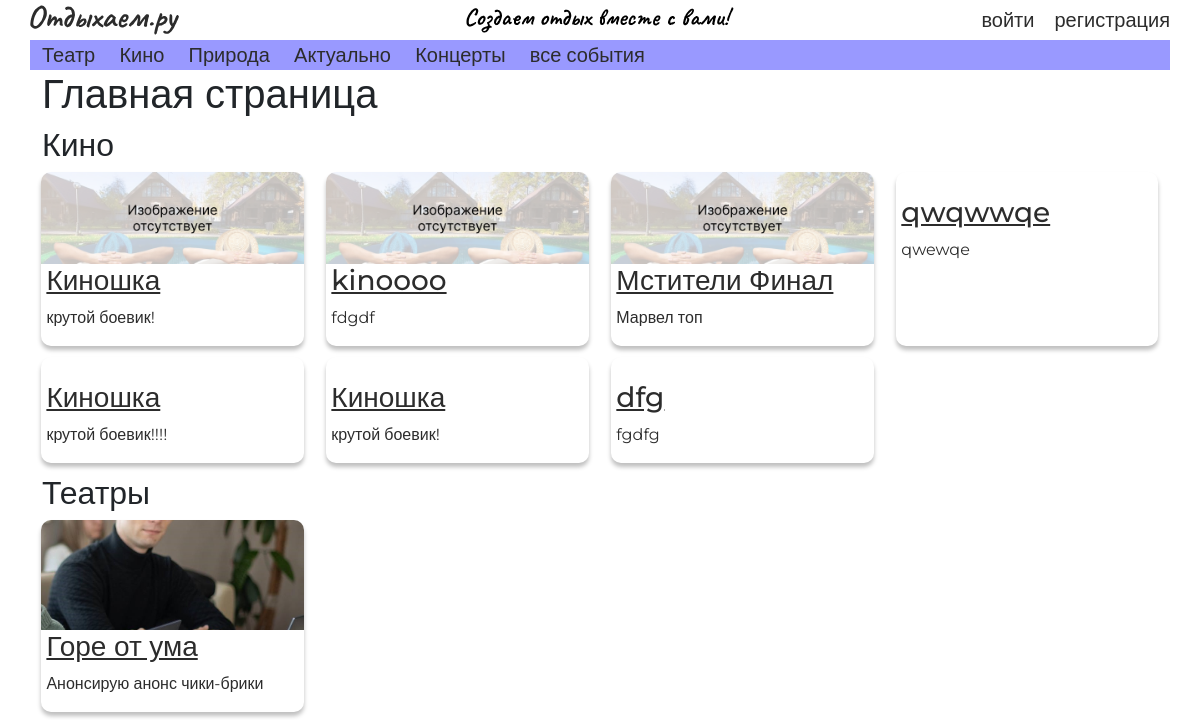
Before: / with the older database file.
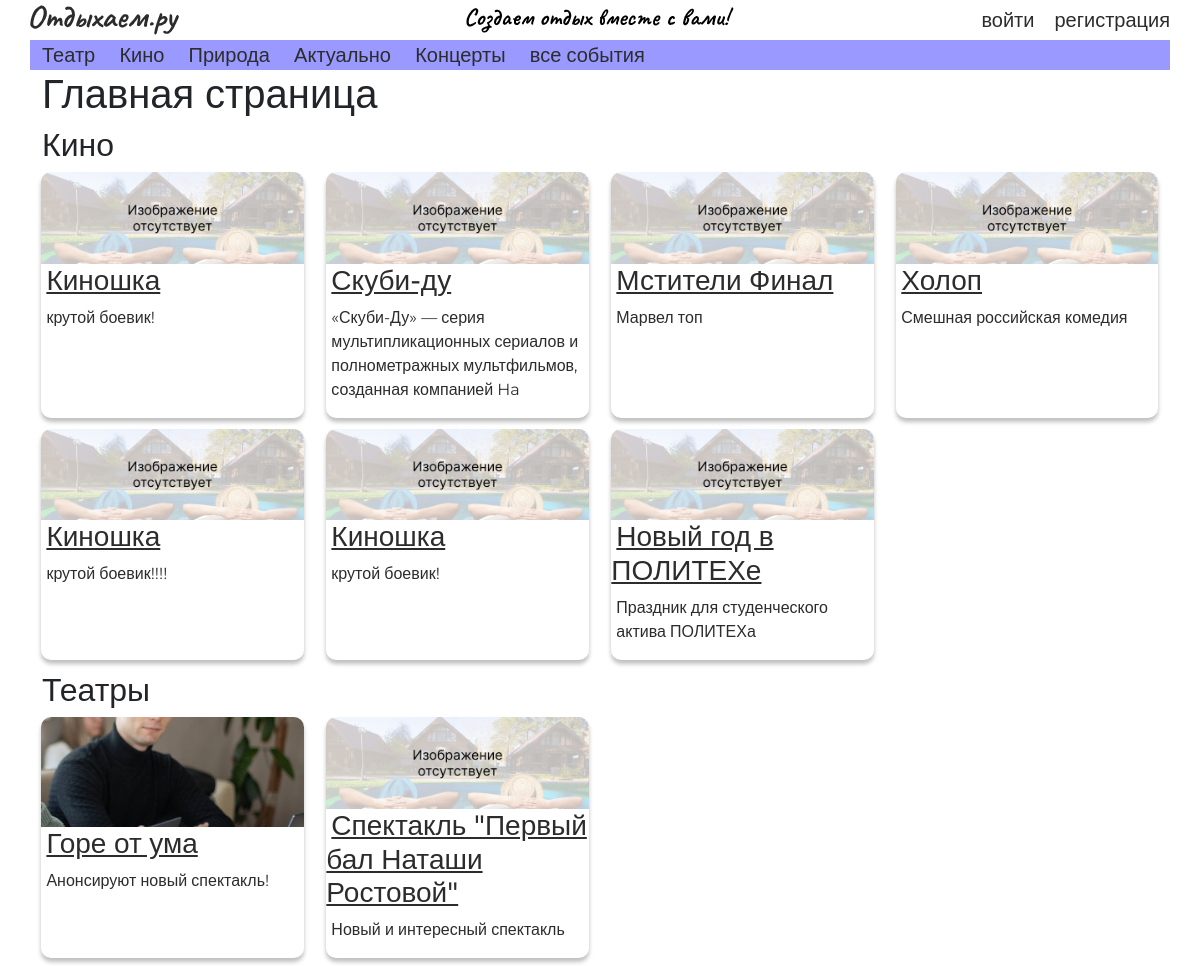
After: the same page with the newer database file.
### events/models.py (models this page shows, shortened)
class Event(models.Model):
    title = models.CharField('Title', max_length=50, default='')
    anons = models.CharField('Anons', max_length=100, default='')
    description = models.CharField('Description', max_length=100, default='', blank=True, null=True)
    date = models.DateTimeField('Date', default=django.utils.timezone.now())
    creator_id = models.ForeignKey('auth.User', models.SET(1))
    category = models.ForeignKey('events.Category', models.SET(1))
    source = models.CharField("Source", max_length=200, default='')
    typeOfEvent = models.ForeignKey('events.TypeOfEvent', models.SET(1))
    image = models.ImageField(upload_to="images", default=None, null=True)

### main/views.py (the view)
# urls.py: path('', views.main_page, name="home"),
def main_page(request):
    cinemas = Event.objects.filter(category_id=2) & Event.objects.filter(typeOfEvent__name='public')[0:5]
    actual = Event.objects.filter(category_id=4) & Event.objects.filter(typeOfEvent__name='public')[0:5]
    theaters = Event.objects.filter(category_id=3) & Event.objects.filter(typeOfEvent__name='public')[0:5]
    return render(request, 'main/main.html', {"cinemas": cinemas, "actual": actual, "theaters": theaters})
    pass

### main/templates/main/main.html (shortened to what this page needs)
{% extends 'index.html' %}
{% load static %}
{% block body %}
    <h1>Главная страница</h1>
    {% if cinemas %}
        <div class="row main-cat">
            <h2 class="main-cat__title">Кино</h2>
            {% for cinema in cinemas %}
                <div class="event-item">
                    {% if cinema.image %}
                        <img class="event-item__img" src="/media/{{ cinema.image }}" alt="">
                    {% else %}
                        <img class="event-item__img" src={% static 'картинка.png' %} alt="">
                    {% endif %}
                    <h3 class="event-item__title"><a href="{% url 'event_detail' cinema.id %}">{{ cinema.title }}</a></h3>
                    <p class="event-item__anons">{{ cinema.anons }}</p>
                </div>
            {% endfor %}
        </div>
    {% endif %}
    {% if theaters %}
        <div class="row main-cat">
            <h2 class="main-cat__title">Театры</h2>
            {% for theater in theaters %}
                <div class="event-item">
                    {% if theater.image %}
                        <img class="event-item__img" src="/media/{{ theater.image }}" alt="">
                    {% else %}
                        <img class="event-item__img" src={% static 'картинка.png' %} alt="">
                    {% endif %}
                    <h3 class="event-item__title"><a href="{% url 'event_detail' theater.id %}">{{ theater.title }}</a></h3>
                    <p class="event-item__anons">{{ theater.anons }}</p>
                </div>
            {% endfor %}
        </div>
    {% endif %}
{% endblock %}

### templates/index.html (shortened to what this page needs)
{% load static %}
<!DOCTYPE html>
<html lang="ru">
<head>
    <link rel="stylesheet" href="{% static 'bootstrap-5.3.2-dist/css/bootstrap.min.css' %}">
    <link rel="stylesheet" href="{% static 'main.css' %}">
</head>
<body class="container-xl">
    <header class="row header">
        <a href="{% url 'home' %}" title="Главная странциа" class="col-4">
            <img src="{% static 'logo.svg' %}" alt="">
        </a>
        <div class="col-4" style="justify-content: center;">
            <img src="{% static 'slogan.svg' %}" alt="">
        </div>
        <div class="col-4" style="justify-content: flex-end; gap: 20px">
                {% if not user.is_authenticated %}
                    <a href="{% url 'login' %}">войти</a>
                    <a href="{% url 'registration' %}">регистрация</a>
                {% endif %}
        </div>
        <nav class="col-12">
            <a href="/events/theater">Театр</a>
            <a href="/events/cinema/">Кино</a>
            <a href="/events/nature/">Природа</a>
            <a href="/events/actual/">Актуально</a>
            <a href="/events/concerts/">Концерты</a>
            <a href="{% url 'events_all' %}">все события</a>
        </nav>
    </header>
    {%  block body %}
    {% endblock %}
</body>
</html>

### static/main.css (style rules this page uses)
* { transition: 0.15s; font-family: 'Montserrat', sans-serif; }
:root { --text-color-black: #2C2C2C; }
.header nav { background: #9999FF; }
.header a { color: #2C2C2C; font-size: 20px; text-decoration: none; }
.header .col-4 { display: flex; align-items: center; padding: 5px 0; }
nav a { margin-right: 20px; }
.event-item { flex: 0 0 auto; width: 23%; margin: 0 1% 1% 1%; padding: 0; overflow: hidden; border-radius: 10px; box-shadow: 0px 4px 4px 0px rgba(0, 0, 0, 0.25); }
.event-item__title a, .event-item__anons { padding: 0 5px; color: var(--text-color-black); }
.event-item__img { width: 100%; object-fit: cover; max-height: 110px; }

Changed rows visible on the page:
removed Event: title "dfg", anons "fgdfg", shown under "Кино"
changed Event: title "kinoooo" → "Скуби-ду"; anons "fdgdf" → "«Скуби-Ду» — серия мультипликационных сериалов и полнометражных мультфильмов, созданная компанией Ha"
changed Event: image: picture added; title "qwqwwqe" → "Холоп"; anons "qwewqe" → "Смешная российская комедия"
changed Event "крутой боевик!!!!": image: picture added
changed Event (number 6 of 9 on the later page): image: picture added
added Event: image (picture), title "Новый год в ПОЛИТЕХе", anons "Праздник для студенческого актива ПОЛИТЕХа", shown under "Кино"
changed Event "Горе от ума": anons "Анонсирую анонс чики-брики" → "Анонсируют новый спектакль!"
added Event: image (picture), title "Спектакль \"Первый бал Наташи Ростовой\"", anons "Новый и интересный спектакль", shown under "Театры"
